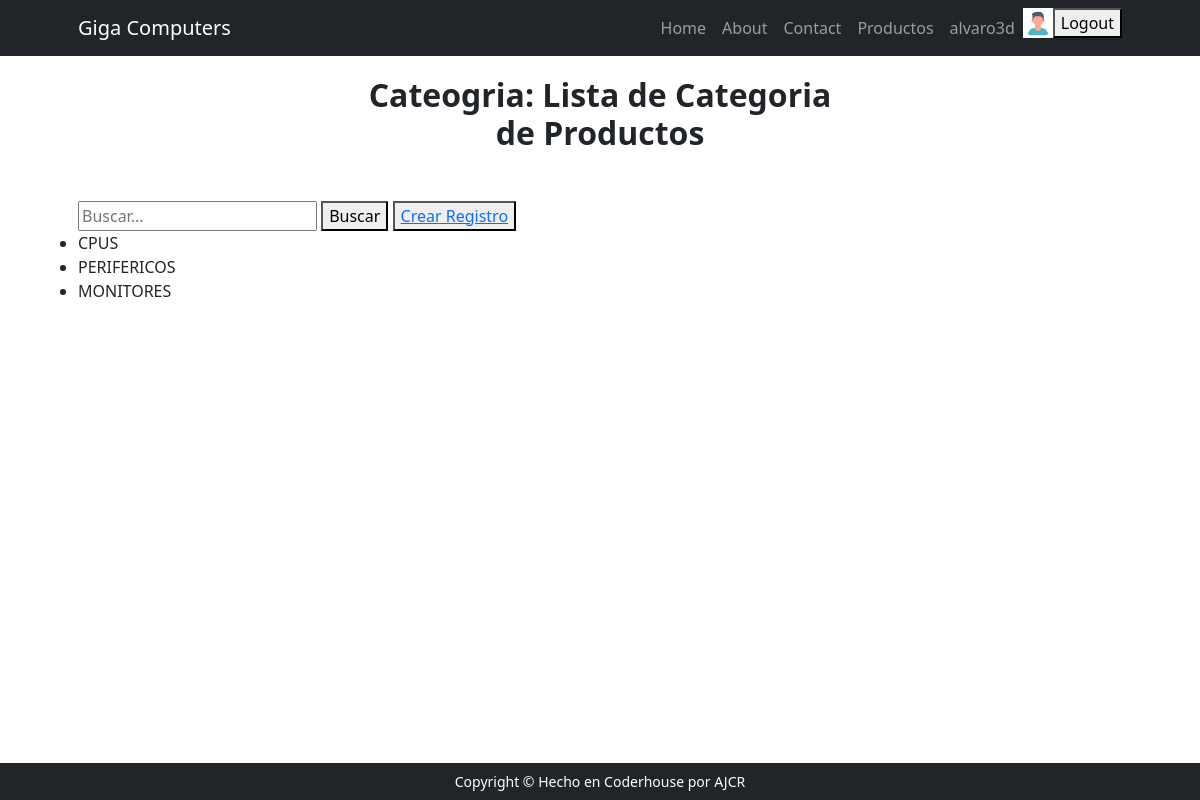
Screenshot of /products/category/list (signed in) with the database file from the repository.
### productos/models.py (models this page shows, shortened)
class Category(models.Model):
    name = models.CharField(max_length=100)
    class Meta:
        verbose_name = 'Categoría de Producto'
        verbose_name_plural = 'Categorías de Productos'

### productos/views.py (the view)
class CategoryList(ListView):
    model = Category
    template_name = 'product/category_list.html'
    def get_queryset(self):
        queryset = super().get_queryset()
        q = self.request.GET.get('q')
        if q:
            queryset = Category.objects.filter(name__icontains=q)
        return queryset

### productos/templates/product/category_list.html
{% extends 'core/base.html' %}
{% block header %}
    Cateogria: Lista de Categoria de Productos
{% endblock header %}
{% block main %}
    <form action="{% url 'productos:category_list' %}" method="get">
        <input type="text" name="q" placeholder="Buscar..." />
        <button type="submit">Buscar</button>
        <button>
            <a href="{% url 'productos:category_create' %}">Crear Registro</a>
        </button>
    </form>
    <ul>
        {% for object in object_list %}
        <li>{{ object.name | upper }}
        </li>
        {% empty %}
            <p>No hay registros</p>
        {% endfor %}
    </ul>
{% endblock main %}

### core/templates/core/componentes/navbar.html (shortened to what this page needs)
{% load static %}
<nav class="navbar navbar-expand-lg navbar-dark bg-dark">
    <div class="container px-5">
        <a class="navbar-brand" href="{% url 'core:index' %}">Giga Computers</a>
        <div class="collapse navbar-collapse" id="navbarSupportedContent">
            <ul class="navbar-nav ms-auto mb-2 mb-lg-0">
                <li class="nav-item"><a class="nav-link" href="{% url 'core:index' %}">Home</a></li>
                <li class="nav-item"><a class="nav-link" href="#">About</a></li>
                {% if user.is_authenticated %}
                <li class="nav-item"><a class="nav-link" href="#">Contact</a></li>
                <li class="nav-item"><a class="nav-link" href="{% url 'productos:index' %}">Productos</a></li>
                <li class="nav-item"><a class="nav-link" href="{% url 'core:profile' %}">{{ user.username }}</a></li>
                {% if user.vendedor.avatar %}
                <img src="{{ user.vendedor.avatar.url }}"
                     alt="avatar"
                     style="height: 30px" />
                {% else %}
                <img src="{% static 'core/img/perfil.png' %}"
                     alt="avatar"
                     style="height: 30px" />
                {% endif %}
            <form action="{% url 'core:logout' %}" method="post">
                <button type="submit">Logout</button>
            </form>
            {% else %}
            <li class="nav-item"><a class="nav-link" href="{% url 'core:login' %}">Login</a></li>
            {% endif %}
        </ul>
    </div>
</div>
</nav>

### rows the page displays
Category: name "CPUS"
Category: name "PERIFERICOS"
Category: name "MONITORES"

### other values shown
{{ user.username }} "alvaro3d"
